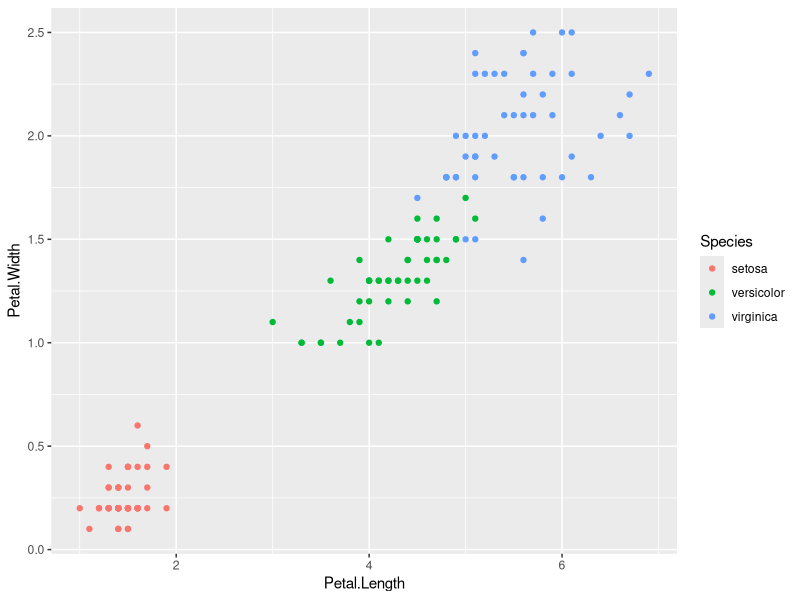
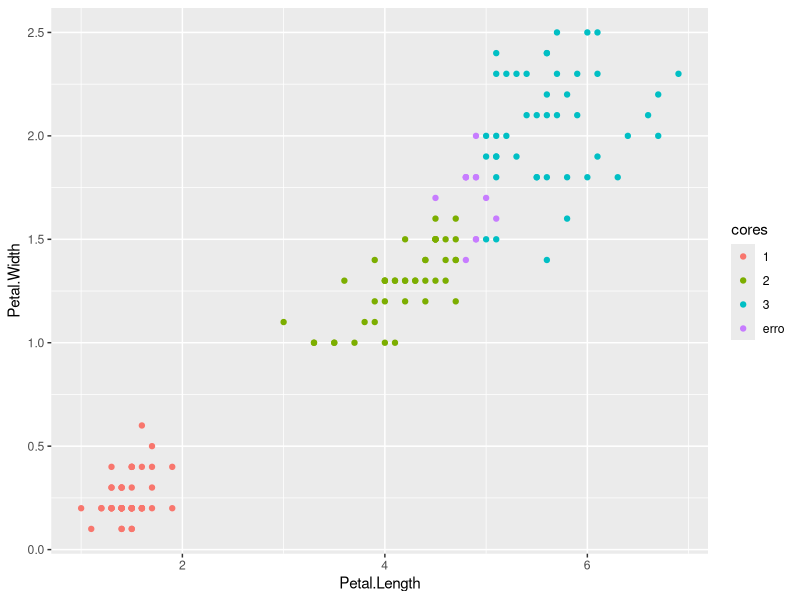
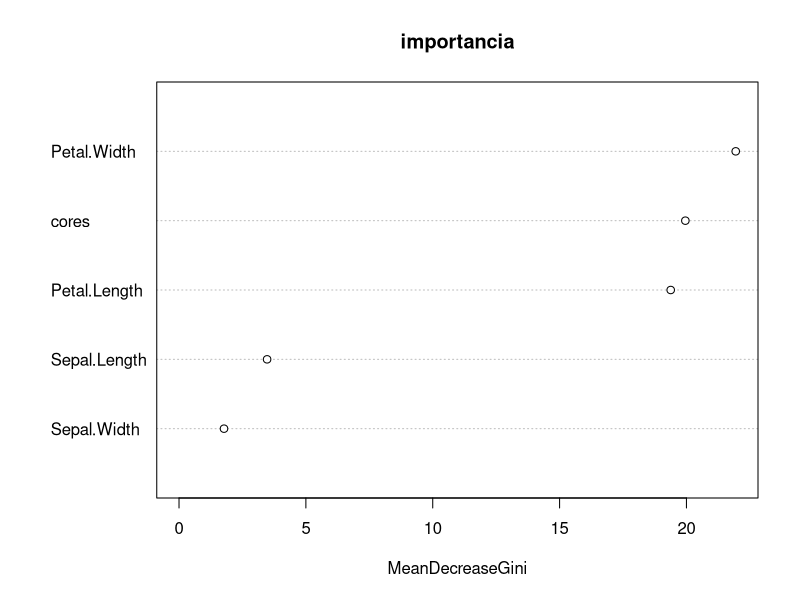

Write R code to recreate these figures, in order.
library(datasets)

data("iris")
head(iris)
table(iris$Species)


library(ggplot2)

names(iris)
ggplot(iris, aes(Petal.Length, Petal.Width, col=Species)) + geom_point()


library(randomForest)

modelo=randomForest(Species~Petal.Length, data=iris)
predict(modelo)
table(iris$Species, predict(modelo))

#calcula a diagonal = acertos
diag(table(iris$Species, predict(modelo))) #acertos

#acuracia -> acertos por classe
diag(table(iris$Species, predict(modelo)))/table(iris$Species)

#acuracia do modelo -> porcentagem de acerto do modelo
sum(diag(table(iris$Species, predict(modelo))))/length(iris$Species)

cores=ifelse(iris$Species==predict(modelo), iris$Species, 'erro')
iris$cores=cores
ggplot(iris, aes(Petal.Length, Petal.Width,col=cores)) + geom_point()

#####com mais variaveis####
modelo=randomForest(Species~., data=iris)
table(iris$Species, predict(modelo))
sum(diag(table(iris$Species, predict(modelo))))/length(iris$Species)

#####previsao e teste####
set.seed(222)#fixar semente
split=sample(2,nrow(iris), replace= T, prob= c(0.7, 0.3))
split
train= iris[split==1,]
test= iris[split==2,]

#criando modelo de base de dados
modelo=randomForest(Species~., data=train)
p=predict(modelo, newdata=test)
table(test$Species, p)

#porcentagem de acerto do modelo
sum(diag(table(test$Species, p)))/length(test$Species)

importance(modelo)
varImpPlot(modelo, sort=T, main="importancia")











